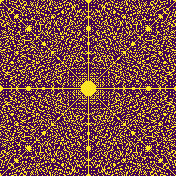
#> input picture DcTNNmodel/fractalmasks/mask_R9.png, 176 x 176 px, found by its file name
$ python createFractalMasks.py
#> lines starting #> are read from the running program, lines starting #| are printed output that depends on the picture; after the words box and inside, x2 and y2 are one past the last pixel; in counts of white or black regions, pixels touching at a corner belong together; long printed decimals are rounded
import numpy as np
import matplotlib.pyplot as plt
# from phantominator import shepp_logan
# from einops import rearrange
from PIL import Image, ImageOps
def multiKT(image, indices):
    h, w =image.shape

    rows = np.arange(h)
    cols = np.arange(w)

    newimage = np.zeros_like(image)
    for row in rows:
        for col in cols:
            x = np.mod(indices*row, h)
            y = np.mod(indices*col, w)
            newimage[x,y] += image[row,col]

    return newimage


middleshape = False


if middleshape == True:
    N = 176
    data = np.zeros((N,N))
    h, w =data.shape

    rows = np.arange(h)
    cols = np.arange(w)
    a = 88 -15
    b = 88 +15
    data[a:b, a:b] = 1

    data[a:b,a] = 0
    data[a, a:b] = 0
    values = np.arange(a,b)
    for i in values:
        data[i,i] = 0
        data[i,-i] = 0
else:
    N = 176
    # ph = np.rot90(np.transpose(np.array(shepp_logan(N))), 1)
    # data = ph

R = 9
sampling_mask = np.array(ImageOps.grayscale(Image.open("KT-Transformer/DcTNNmodel/fractalmasks/mask_R" + str(R) + ".png")))
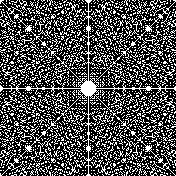
#> sampling_mask: shape (176, 176); values 30 (black) and 215 (white), 31.1% white in thin lines or dots
# plt.figure(1)
# plt.imshow(sampling_mask[70:107, 70:107])

print(np.count_nonzero(sampling_mask// np.max(np.abs(sampling_mask)))/(176*176))
#| 0.3115


# sampling = sampling_mask// np.max(np.abs(sampling_mask))
# # plt.imsave('AAAA.png', sampling,cmap = 'gray')
N = 176
data = np.zeros((N,N))
h, w =data.shape

data[50:127, 50:127] = sampling_mask[50:127, 50:127]
plt.imsave('data.png', data)
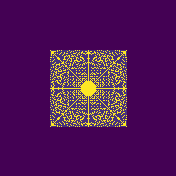
#> saved as data.png: shape (176, 176, 3); mean R, G, B 79.9, 21.5, 86.3

data = data// np.max(np.abs(data))
#> data: shape (176, 176) float64; values 0 (black) and 1 (white), 6.3% white in thin lines or dots, all inside (x1, y1, x2, y2) = (50, 50, 127, 127)
# [13 lines of commented-out code are left out]
factorslist = [5, 7, 3, 59]

# [12 lines of commented-out code are left out]


output = np.zeros_like(data)


for a in factorslist:
    print(f'Value = {a}')
    prev = np.sum(output)

    step = multiKT(data, a)
    # output += step//np.max(step)

    output += step
    print(f"After {a} the percentage is {np.count_nonzero(output)/(176*176)}")
#> this loop made 4 passes
#> prev on passes 2 to 4: 1945, 3890, 5835
#| After 5 the percentage is 0.06279
#| After 7 the percentage is 0.1157
#| After 3 the percentage is 0.1604
#| After 59 the percentage is 0.2041
#> pass 1, `step = multiKT(data, a)`:
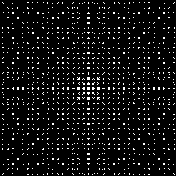
#> step: shape (176, 176) float64; values 0 (black) and 1 (white), 6.3% white in thin lines or dots
#> after the loop:
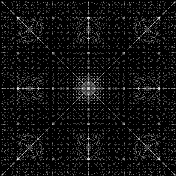
#> output: shape (176, 176) float64; min 0, max 4, mean 0.251; drawn with min black and max white
    # [10 lines of commented-out code are left out]


output[output > 0] = 255
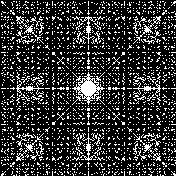
#> output: shape (176, 176) float64; 20.4% white in thin lines or dots
# # #binary image
plt.imsave('mask_R12345.png', output,cmap = 'gray')

output2 = np.fft.ifftshift(output) / np.max(np.abs(output))
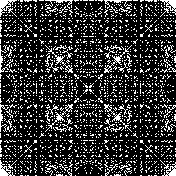
#> output2: shape (176, 176) float64; values 0 (black) and 1 (white), 20.4% white in thin lines or dots

# plt.imsave('mask_R123456.png', output2)

output3 = np.fft.ifftshift(output2) / np.max(np.abs(output2))

plt.imsave('mask_R6.png', output2)
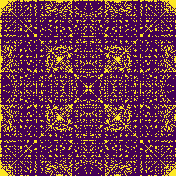
#> saved as mask_R6.png: shape (176, 176, 3); mean R, G, B 105.8, 47.9, 74.2
print(1/(np.count_nonzero(output3)/(176*176)))
#| 4.900

plt.show()

$ run again, with DcTNNmodel/fractalmasks/mask_R1112.png copied over DcTNNmodel/fractalmasks/mask_R9.png
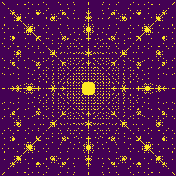
#> input picture DcTNNmodel/fractalmasks/mask_R1112.png, 176 x 176 px, found by its file name
#> sampling_mask: shape (176, 176); values 30 (black) and 215 (white), 9% white in thin lines or dots
#| 0.08991
#> the loop `for a in factorslist:` made 4 passes
#> prev on passes 2 to 4: 953, 1906, 2859
#> (printed output is left out)
#> after the loop `for a in factorslist:`:
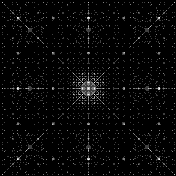
#> output: shape (176, 176) float64; min 0, max 4, mean 0.123; drawn with min black and max white
#> output2: shape (176, 176) float64; values 0 (black) and 1 (white), 9.2% white in thin lines or dots
#> `plt.imsave('mask_R6.png', output2)`:
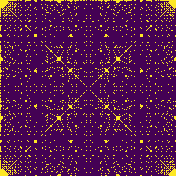
#> saved as mask_R6.png: shape (176, 176, 3); mean R, G, B 85.1, 22.3, 79.6
#| 10.812
